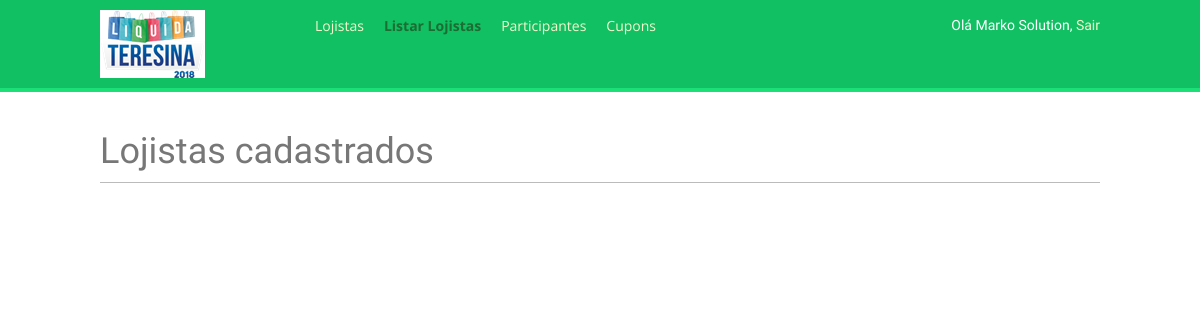
The app's page /lojista/list/ (signed in), older data.
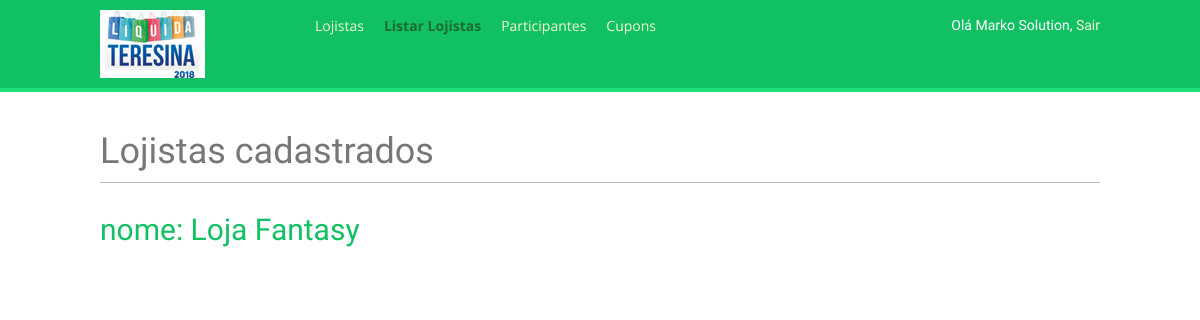
The same page, newer data.
### lojista/models.py (models this page shows, shortened)
class Lojista(models.Model):
    CNPJLojista     = models.CharField(verbose_name=u'CNPJ do Lojista', max_length=18, blank=False, null=True, unique=True, help_text=u'ex. 00.000.000/0000-00')
    IELojista       = models.CharField(verbose_name=u'Inscrição Estadual', max_length=14, blank=True)
    razaoLojista    = models.CharField(verbose_name=u'Razão Social', max_length=70, blank=True, null=True, help_text=u'Razão Social')
    fantasiaLojista = models.CharField(verbose_name=u'Nome Fantasia', max_length=70, blank=False, help_text=u'Nome Fantasia')
    ramoAtividade   = models.ForeignKey('RamoAtividade', verbose_name=u'Ramo de Atividade', on_delete=models.SET_NULL, null=True)
    dataCadastro    = models.DateTimeField(verbose_name=u'Cadastrado em', auto_now_add=True, editable=False)   #nao vai aparecer na tela
    ativo           = models.BooleanField(default=True)
    exclude =('ativo')
    class Meta:
        ordering = ['fantasiaLojista']
        verbose_name = (u'lojista')
        verbose_name_plural = (u'lojistas')

### lojista/views.py (the view)
@login_required
@user_passes_test(lambda u: u.is_superuser)
def lojistalist(request):
    lojistas = Lojista.objects.all()
    return render(request, 'lojista/list_lojistas.html', {'section': 'lojistas',
                                                      'lojistas': lojistas})

### participante/templatetags/auth_extras.py (called while the page is built)
@register.filter(name='has_group')
def has_group(user, group_name):
    group = Group.objects.get(name=group_name)
    return True if group in user.groups.all() else False

### lojista/templates/lojista/list_lojistas.html (shortened to what this page needs)
{% extends "base.html" %}
{% block content %}
    <h1>Lojistas cadastrados</h1>
    <div id="user-list">
        {% for lojista in lojistas %}
            <div class="user">
                <a href="#"><h2>nome: {{ lojista.fantasiaLojista }}</h2></a>
            </div>
        {% endfor %}
    </div>
{% endblock %}

### participante/templates/base.html (shortened to what this page needs)
{% load staticfiles %}
{% load auth_extras %}
<!DOCTYPE html>
<html>
<head>
    <link rel="stylesheet" href="{% static "css/bootstrap.min.css" %}" type="text/css">
    <link rel="stylesheet" href="{% static "font-awesome/css/font-awesome.min.css" %}" type="text/css">
    <link rel="stylesheet" href="{% static "css/animate.min.css" %}" type="text/css">
    <link href="{% static "css/base.css" %}" rel="stylesheet">
    <link rel="stylesheet" href="{% static "css/style.css" %}" type="text/css">
</head>
<body>
    <div id="header">
        {% if request.user.is_authenticated %}
        <span class="logo"><a href="{% url "dashboard" %}"><img src="{% static "img/image.png" %}" alt="liquida" id="logo" class="img-responsive"></a></span>
        {% else %}
        <span class="logo"><a href="{% url "homepage" %}"><img src="{% static "img/image.png" %}" alt="liquida" id="logo" class="img-responsive"></a></span>
        {% endif %}
        {% if request.user.is_authenticated %}
        <ul class="menu">
          {% if request.user|has_group:"gerente" %}
          <li {% if section == "lojista" %}class="selected"{% endif %}><a href="{% url "lojista:homepage" %}">Lojistas</a></li>
          <li {% if section == "lojistas" %}class="selected"{% endif %}><a href="{% url "lojista:list" %}">Listar Lojistas</a></li>
          <li {% if section == "lojista" %}class="selected"{% endif %}><a href="{% url "lojista:homepage" %}">Participantes</a></li>
          <li {% if section == "lojista" %}class="selected"{% endif %}><a href="{% url "lojista:homepage" %}">Cupons</a></li>
          {% endif %}
          </ul>
        {% endif %}
        <span class="user">
        {% if request.user.is_authenticated %}
            Olá {{ request.user.first_name }}, <a href="{% url "logout" %}">Sair</a>
        {% else %}
            <a class="btn btn-primary btn-lg" href="{% url "login" %}">Entrar</a>
        {% endif %}
        </span>
    </div>
    <div id="content">
        {% block content %}
        {% endblock %}
    </div>
</body>
</html>

### static/css/base.css (style rules this page uses)
body { margin:0; padding:0; font-family:helvetica, sans-serif; }
a { color:#12c064; text-decoration:none; }
h1, h2, h3, h4, h5 , h6 { font-family: 'Helvetica Neue', sans-serif; font-weight:normal; }
h1 { border-bottom:1px solid #bbb; padding:0 0 10px 0; margin:10px 0 20px 0; }
h2 { margin:30px 0 20px; }
#header { padding:10px 100px; font-size:14px; background:#12c064; color:#fff; border-bottom:4px solid #1cdf78; overflow:auto; }
#header .logo { font-family: 'Muli', sans-serif; float:left; color:#f3f7cc; font-size:20px; margin-right:10%; }
#header ul.menu { list-style:none; float:left; margin:0; padding:0; }
#header ul.menu li { float:left; padding:4px 10px; }
#header ul.menu li.selected a, #header ul.menu li.selected a:hover { color:#1b6d32; font-weight:bold; }
#header a { color:#f3f7cc; }
#header .user { font-family:Dosis; float:right; padding-top:4px; }
#content { padding:30px 100px; }

### static/css/style.css (style rules this page uses)
html,body { width:100%; height:100%; }
body { font-family:Open Sans,'Helvetica Neue',Arial,sans-serif; font-size:15px; color:#777; line-height:1.7; }
a { color:#12c064; -webkit-transition:all .35s; -moz-transition:all .35s; transition:all .35s; }
h1,h2,h3,h4,h5,h6 { font-family:'Dosis','Helvetica Neue',Arial,sans-serif; }
body { webkit-tap-highlight-color:#222; }

Row changes from the older to the newer data that the page shows:
added Lojista: fantasiaLojista "Loja Fantasy"
